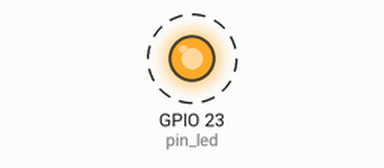
The sketch below on a simulated ESP32. Shown: output pins drawn as LEDs (lit = HIGH). Dashed ring = blinking.

Above: at 0.2 s.
Timing chart, 0 to 3.0 s (numbered marks = the images above):
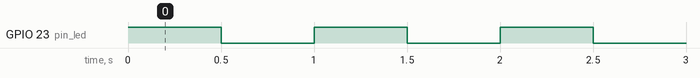

Measured:
- by itself, GPIO 23 (pin_led): alternates HIGH for 0.50 s and LOW for 0.50 s

The sketch:

Blink.ino
```cpp
//Sistemas embebidos
//Sánchez Ortega Eduardo Mauricio
//06-sept-22
//Este sketch enciende y apaga un led, conectado al pin 23 del ESP32, cada medio segundo.

int pin_led =23;

void setup(){
  pinMode(pin_led, OUTPUT);
}

void loop(){
  digitalWrite(pin_led, HIGH);
  delay(500);
  digitalWrite(pin_led, LOW);
  delay(500);
}
```
